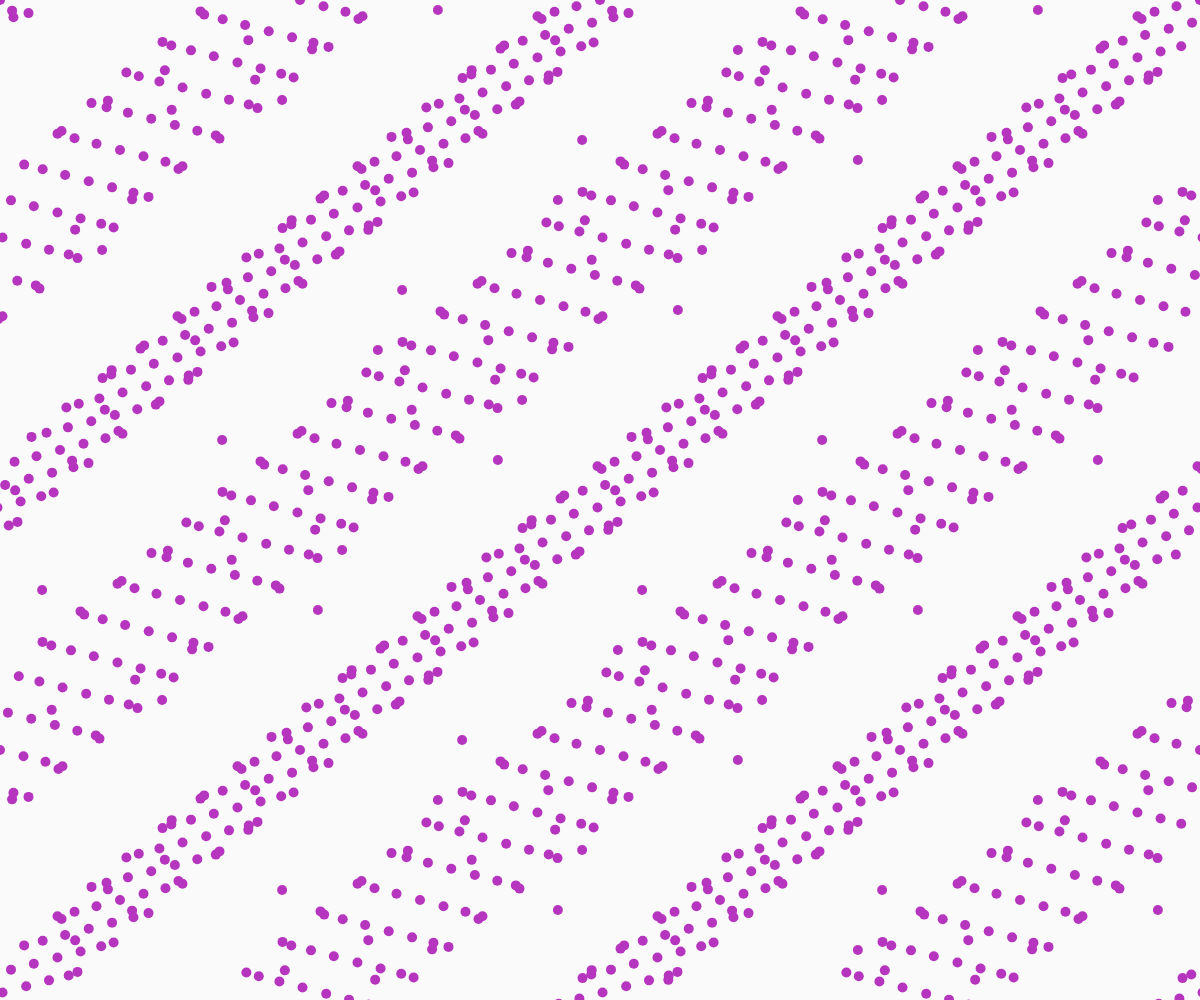
Frame 1 (no input)
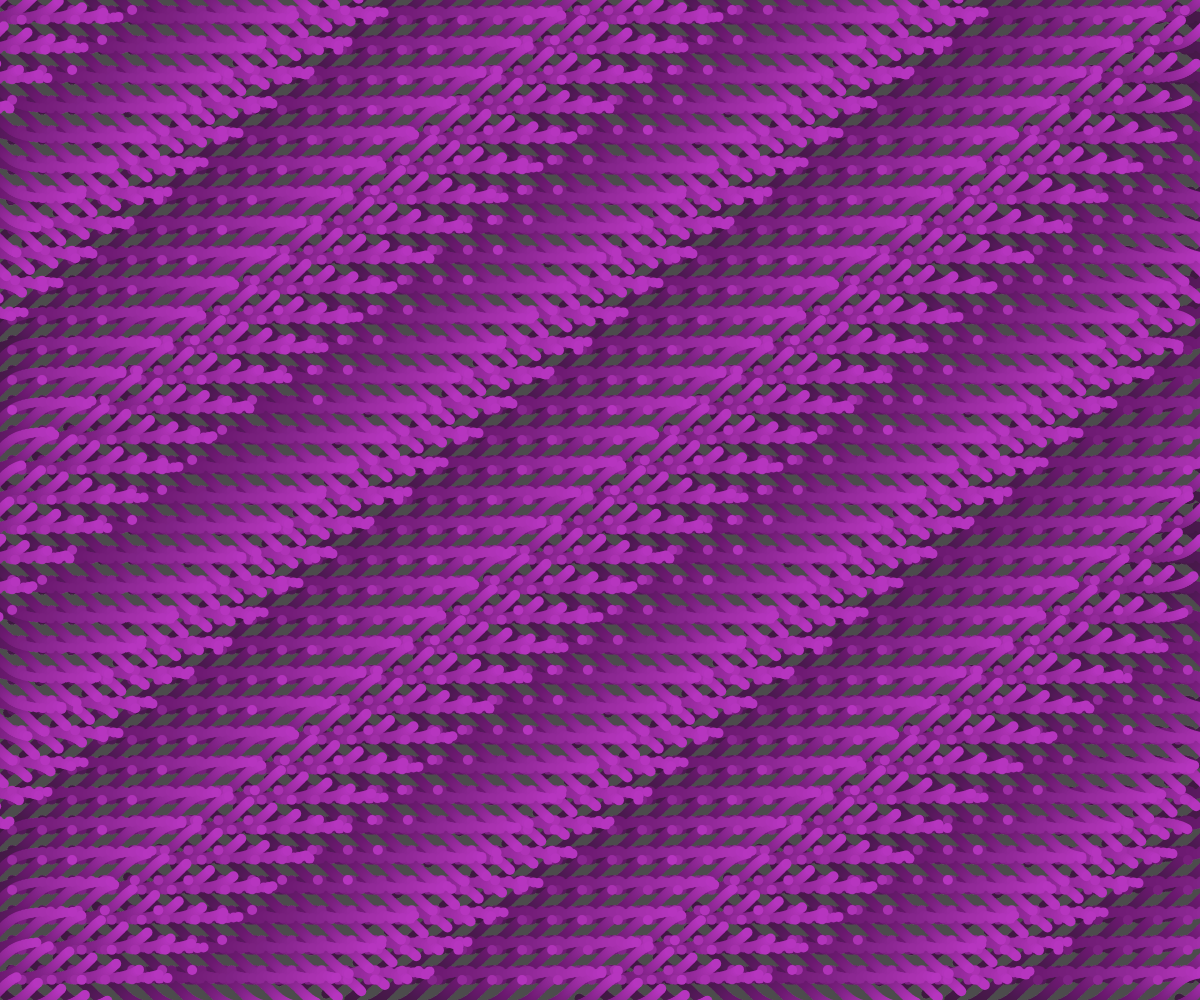
Frame 60 (no input)
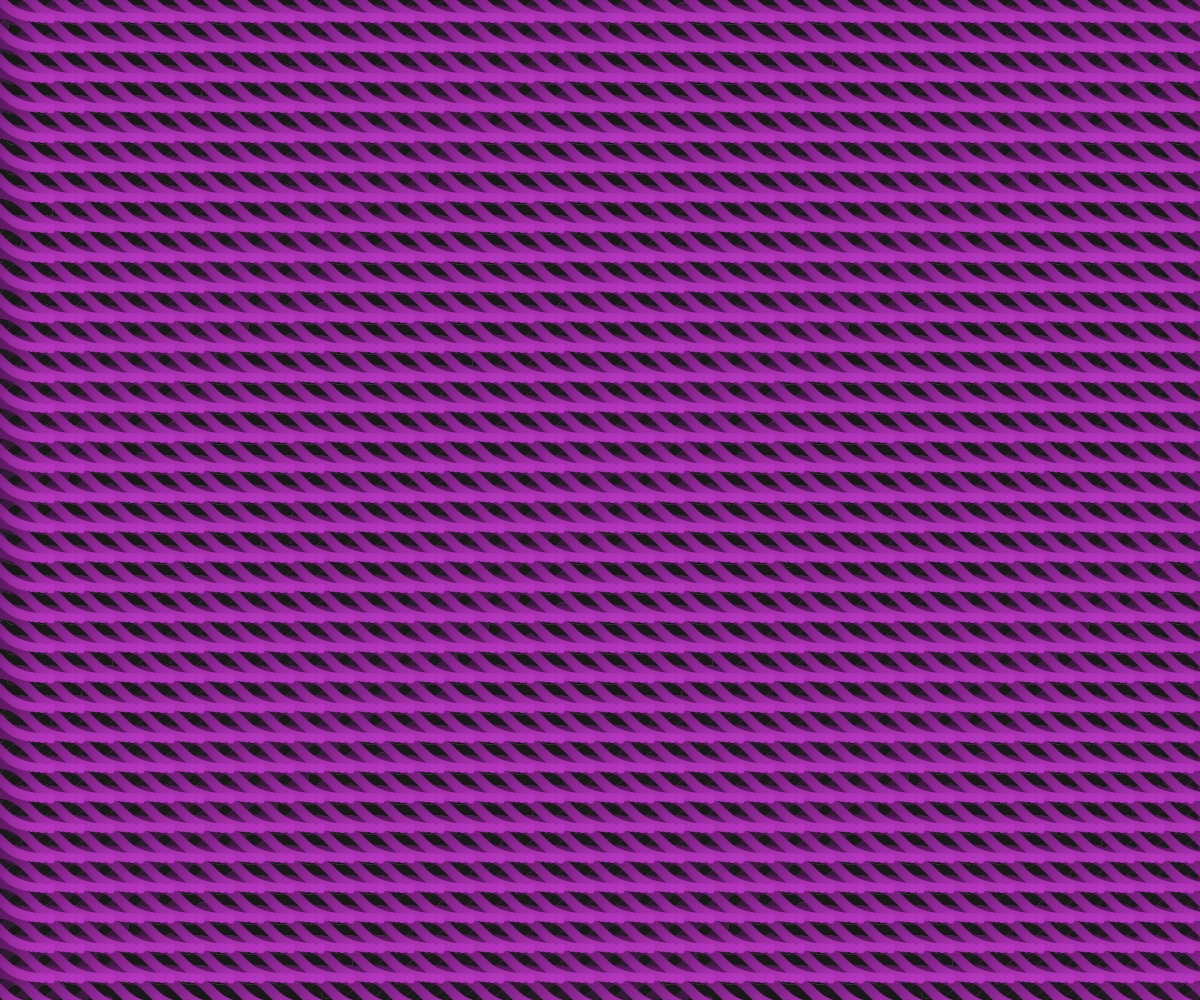
Frame 120 (the mouse pressed at the canvas centre since frame 60)

The p5.js sketch that drew these frames (run headless with seeded random() and noise() and a simulated clock; from frame 60 on, the mouse is pressed at the canvas centre):

// p5.js sketch
// ── sketch.js
let t = 0;

function setup() {
  createCanvas(windowWidth, windowHeight);
  noStroke();
  fill(random(255), random(255), random(255));
}

function draw() {
  background(10, 5);
  for (let x = 0; x <= width; x = x + 30) {
    for (let y = 0; y <= height; y = y + 30) {
      const xAngle = map(mouseX, 0, width, -4 * PI, 4 * PI, true);
      const yAngle = map(mouseY, 0, height, -4 * PI, 4 * PI, true);
      const angle = xAngle * (x / width) + yAngle * (y / height);
      const myX = x + 20 * tan(2 * PI * t + angle);
      const myY = y + 20 * sin(2 * PI * t + angle);
      ellipse(myX, myY, 10); // draw particle
    }
  }
  t = t + 0.01;
}
